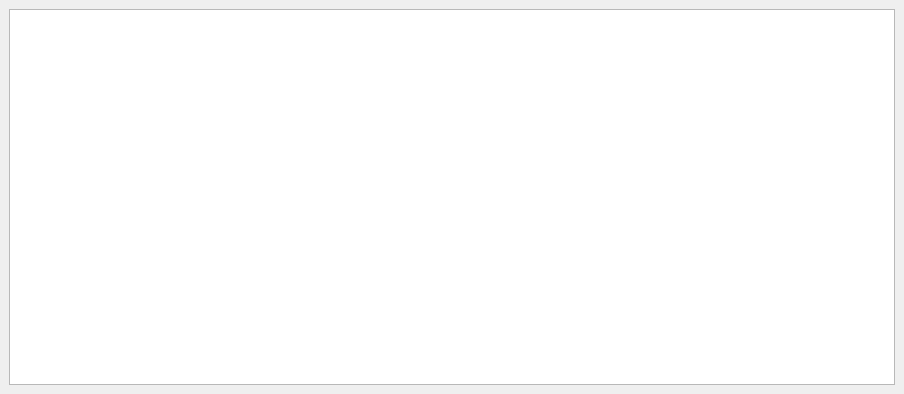
<?xml version="1.0" encoding="UTF-8"?>
<ui version="4.0">
 <class>dlg_audit_manager</class>
 <widget class="QMainWindow" name="dlg_audit_manager">
  <property name="geometry">
   <rect>
    <x>0</x>
    <y>0</y>
    <width>904</width>
    <height>394</height>
   </rect>
  </property>
  <property name="windowTitle">
   <string>Audit manager</string>
  </property>
  <widget class="QWidget" name="centralwidget">
   <layout class="QGridLayout" name="gridLayout">
    <item row="0" column="0">
     <layout class="QGridLayout" name="lyt_audit_manager_1">
      <item row="0" column="0">
       <widget class="QTableView" name="tbl_audit"/>
      </item>
     </layout>
    </item>
    <item row="1" column="0">
     <layout class="QGridLayout" name="lyt_buttons"/>
    </item>
   </layout>
  </widget>
 </widget>
 <resources/>
 <connections/>
</ui>
